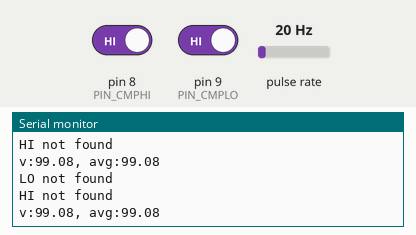
A sketch run on a simulated Arduino Uno, built with avr-gcc and run on an emulated ATmega328P. Shown: the last lines printed to the serial monitor. Wiring (inferred from the names in the program): pulse sensor: data pin 5. Inputs (shaded band) come from the test bench; at power-on: pin 8 (PIN_CMPHI) HIGH, pulse rate 20 Hz, pin 9 (PIN_CMPLO) HIGH.

Above: at 1.3 s.
1.4 s: pin 8 (PIN_CMPHI) driven LOW
3.0 s: pulse rate (sensor on pin 5) set to 50 Hz
At 3.02 s:
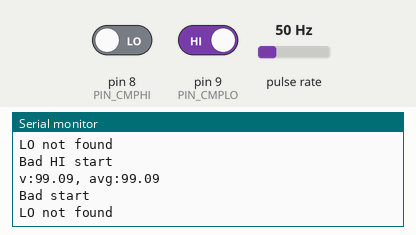
4.5 s: pin 9 (PIN_CMPLO) driven LOW
7.5 s: pin 9 (PIN_CMPLO) driven HIGH
At 7.88 s:
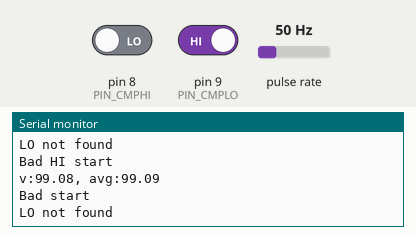
10.5 s: pulse rate (sensor on pin 5) set to 100 Hz
At 10.5 s:
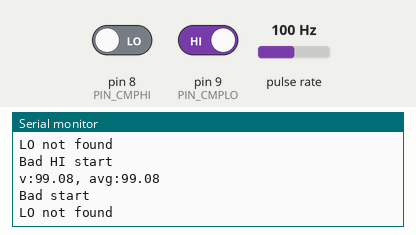
12.0 s: pin 8 (PIN_CMPHI) driven HIGH
At 12.21 s:
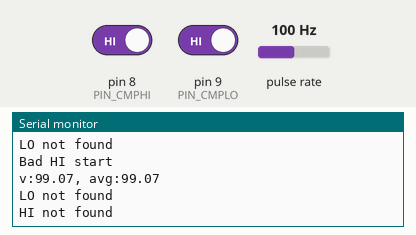
Timing chart, 0 to 14.5 s (numbered marks = the images above; inputs shaded):
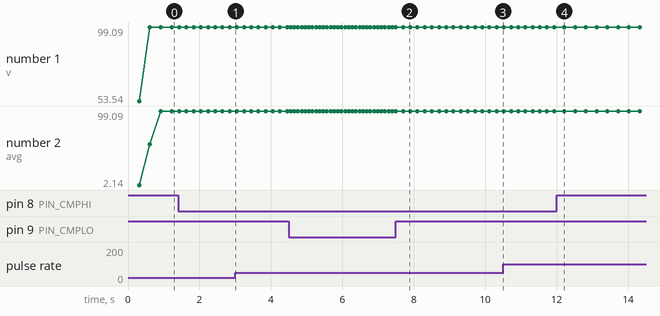

Measured:
- after the input at 7.5 s, the serial monitor: prints a new line after 0.17 s (image 2)
- after the input at 12.0 s, the serial monitor: prints a new line after 0.20 s (image 4)
- plotted number 1: 99.08 → 99.09 after the input at 1.4 s, 99.08 → 99.07 after the input at 10.5 s, 99.07 → 99.05 after the input at 12.0 s
- plotted number 2: 99.08 → 99.09 after the input at 1.4 s, 99.08 → 99.07 after the input at 10.5 s, 99.07 → 99.05 after the input at 12.0 s

The sketch:

cap_comparator.ino
```cpp
static const int PIN_TRIGGER = 10; // active low
static const int PIN_CMPLO = 9;
static const int PIN_CMPHI = 8;
static const int PIN_CLKOUT = 11; // timer 2 output
static const int PIN_CLKIN = 5; // timer 1 input counter

void setup() {
  Serial.begin(9600);
 pinMode(PIN_TRIGGER, OUTPUT);
 pinMode(PIN_CMPLO, INPUT);
 pinMode(PIN_CMPHI, INPUT);
 pinMode(PIN_CLKOUT, OUTPUT);
 pinMode(PIN_CLKIN, INPUT);
 digitalWrite(PIN_TRIGGER, 1);
 digitalWrite(PIN_CLKOUT, 0);

 TCCR1A=0; // setup timer-1 (clk input counter)
  TCCR1C=0;
  TIMSK1=0;
  GTCCR=0;

    // Configure timer 2 .
    clkout_off();
    TCCR2B = 0
           | _BV(CS20);   // clock @ F_CPU / 1
    OCR2A  = 0 ;          // period
    OCR2B  = 0;
    TIMSK2 = 0;

 delay(100);
}

void clkout_on()
{
 TCCR2A = _BV(COM2A0)  // toggle mode on OC2A
           | _BV(WGM21)   // mode 2: CTC, TOP = OCR2A
           ;
}

void clkout_off()
{
TCCR2A = 0  //  OC2A off
           | _BV(WGM21)   // mode 2: CTC, TOP = OCR2A
           ;

}

#define NUM_TAPS 9

float coeff[NUM_TAPS] = {
#if NUM_TAPS == 5
  0.078443841837769424,
0.253849604603263890,
0.335413107117933429,
0.253849604603263890,
0.078443841837769424
#endif

#if NUM_TAPS == 9
0.039899882278863812,
0.086079154232428304,
0.129118731348642463,
0.159599529115455191,
0.170605406049220448,
0.159599529115455191,
0.129118731348642463,
0.086079154232428304,
0.039899882278863812
#endif
};

float values[NUM_TAPS] = {0};

void loop() {
  // put your main code here, to run repeatedly:

  long start = millis();
  digitalWrite(PIN_TRIGGER, 0);

  delayMicroseconds(100); // skip glitch
  TCCR1B=7; // start counting
  clkout_on();
  unsigned long us_start = micros();
  if (digitalRead(PIN_CMPLO) == 0 || digitalRead(PIN_CMPHI) == 0) {
    Serial.println("Bad start");
  }
  while (digitalRead(PIN_CMPLO) == 1) {
    if (millis() - start > 100) {
      Serial.println("LO not found");
      break;
    }
  }
  unsigned long us_lo  = micros();
  if (digitalRead(PIN_CMPHI) == 0) {
    Serial.println("Bad HI start");
  }
  while (digitalRead(PIN_CMPHI) == 1) {
    if (millis() - start > 200) {
      Serial.println("HI not found");
      break;
    }
  }
  unsigned long us_hi = micros();
  TCCR1B=0; // stop
  clkout_off();

  uint16_t counts = TCNT1;
  TCNT1=0;
  digitalWrite(PIN_TRIGGER, 1);
   long delta = us_hi - us_lo;
//   if (delta < 0) {
//     delta = (0xffffffff - us_hi) - us_lo;
//   }
  float v = 10.0 - 10.0*((float)counts - 49000.0) / (54500.0 - 49000.0);
  for (int i = 1; i < NUM_TAPS; i++) {
    values[i] = values[i-1];
  }
  values[0] = v;
  float avg_v = 0;
  for (int i = 0; i < NUM_TAPS; i++) {
    avg_v += values[i] * coeff[i];
  }
   //Serial.print(counts); Serial.print(" "); // Serial.print(delta); Serial.print(" "); Serial.println(us_hi-us_start);

  Serial.print("v:"); Serial.print(v); Serial.print(", avg:"); Serial.println(avg_v);
  delay(100);

}
```
